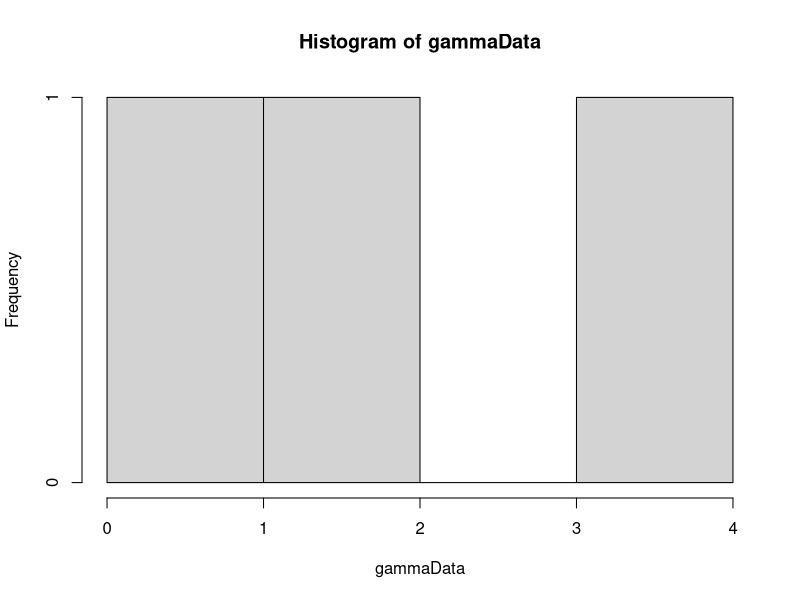
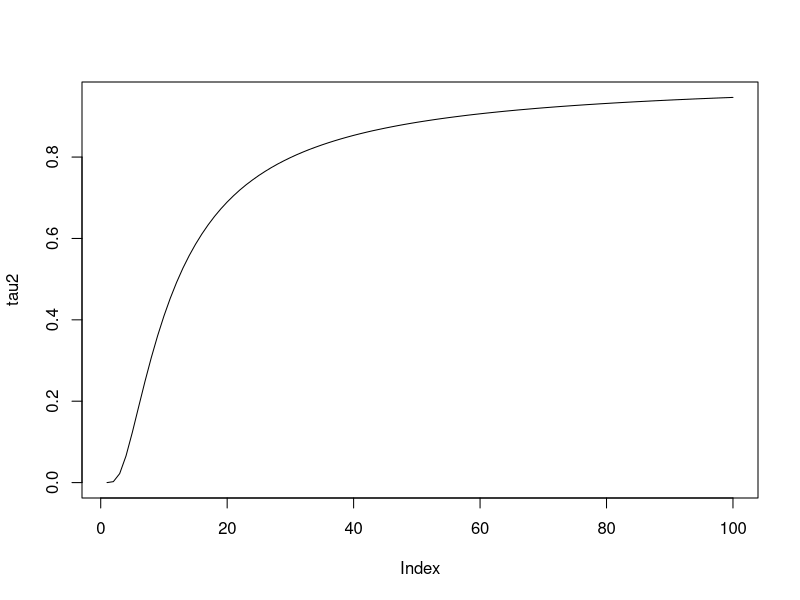
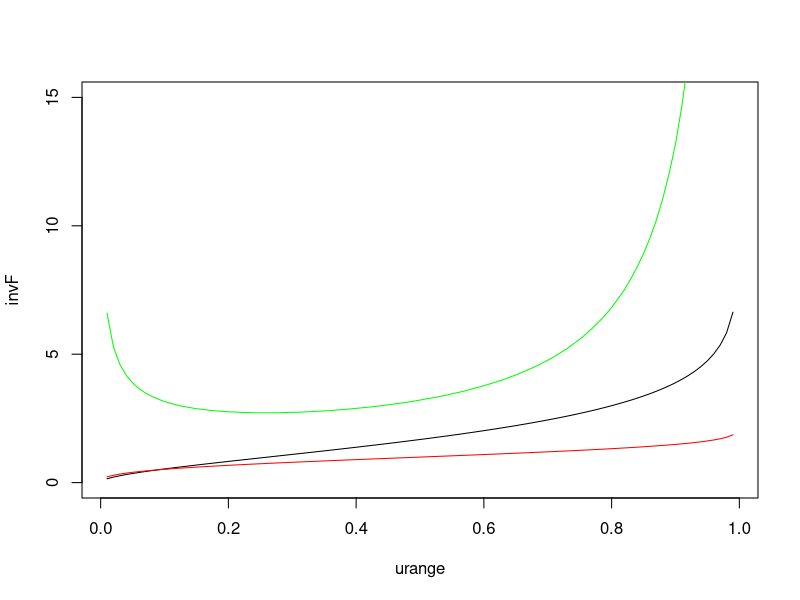
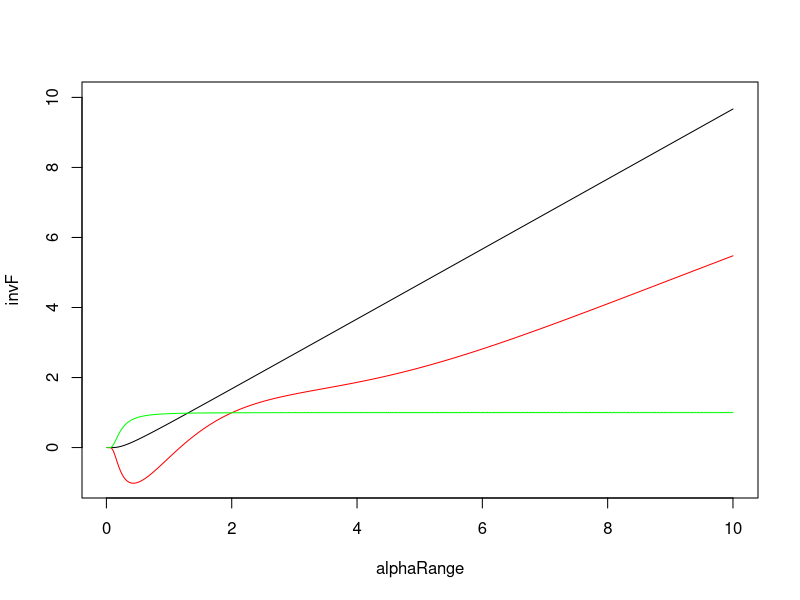

Write R code to recreate these figures, in order. (Note: this script raises an error after producing the figures.)
library(MCMCpack)

weightedUniform <- function(n, numIterations) {
  # Generate sample of from a weighted uniform distribution
  # 
  # Args:
  #   n: number of points in sample
  #   
  # Returns:
  #   A vector sample
  uCurr = runif(n)
  alphaCurr = findAlpha(s2, uCurr)
  uConv = rep(0, numIterations)
  uTrace = rep(0, numIterations)
  for(i in 1:numIterations) {
    uProp = runif(n)
    alphaProp = findAlpha(s2, uProp)
    if(alphaProp != -1) {
      proportionalProp = proportionalDensity(uProp, alphaProp)
      proportionalCurr = proportionalDensity(uCurr, alphaCurr)
      alphaVal = min(1, proportionalProp/proportionalCurr)
      u = runif(1)
      print(i)
      if (u <= alphaVal) {
        uCurr = uProp
        alphaCurr = alphaProp
      }  
    }
    uConv[i] = var(uCurr)
    uTrace[i] = uCurr[1]
  }
  plot(uConv, type="l")
  plot(uTrace, type="l")
  return(uCurr)
}

proportionalDensity <- function(u, alpha) {
  # Calculate proportional density for indepence sampling
  # 
  # Args:
  #   u: A vector from an uniform distribution.
  #   alpha: A scalar value
  #   
  # Returns:
  #   A scalar value
  
  gammaInv = rep(0, length(u))
  diffGammaInv = rep(0, length(u))
  for(i in 1:length(u)) {
    gammaInv[i] = invGammaCumulative(u[i], alpha)
    diffGammaInv[i] = diffAlphaInvGammaCumulative(u[i], alpha)
  }
  return(calcWeight(gammaInv, diffGammaInv))
}

calcWeight <- function(gammaInv, diffGammaInv) {
  # Calculate weigth for a gamma distribution
  #
  # Args:
  #   gammaInv: A list of values from the inverse cumulative gamma.
  #   diffGammaInv: A list of values from the derivative of the inverse cumulative gamma.
  #   
  # Returns:
  #   A scalar value
  weight = (1/length(gammaInv))*(sum(diffGammaInv/gammaInv)) - sum(diffGammaInv)/sum(gammaInv)
  return(weight)
}

invGammaCumulative <- function(u, alpha) {
  x = 0
  stepSize = 0.1
  tolerance = 0.00001
  direction = 1
  integralValue = 0
  
  while(abs(integralValue - u) > tolerance){
    x = x + direction*stepSize
    if(x<0) {
      x = 0
      direction = 1
    }
    
    if(method == "integrate") {
      integral = integrate(gammaDensity, 0, x)
      integralValue = integral$value  
    } else if(method == "pgamma") {
      integral = pgamma(x, shape=alpha, scale=1)
      integralValue = integral
    }
    
    
    # Going left and pass the point
    if ((u > integralValue) && (direction == -1)) {
      stepSize = stepSize/2
      direction = 1
    }
    
    # Going right and pass the point
    if ((u < integralValue) && (direction == 1)) {
      stepSize = stepSize/2
      direction = -1
    }
  }
  return(x)
}

diffInvGammaCumulative <- function(u) {
  # Derivative of gamma distribution with respect to u
  # 
  # Args:
  #   u: Scalar between 0 and 1
  #   
  # Returns:
  #   Scalar. Derivative at point u.
  if(u+hStep < 1) {
    firstPoint = invGammaCumulative(u, alpha)
    secondPoint = invGammaCumulative(u+hStep, alpha)
    return((secondPoint - firstPoint)/hStep)  
  } else {
    firstPoint = invGammaCumulative(u-hStep, alpha)
    secondPoint = invGammaCumulative(u, alpha)
    return((secondPoint - firstPoint)/hStep)  
  }
}

diffAlphaInvGammaCumulative <- function(u, alpha) {
  # Derivative of gamma distribution with respect to alpha.
  # 
  # Args:
  #   u: Scalar between 0 and 1.
  #   alpha: Scalar larger than 0.
  #   
  # Returns:
  #   Scalar value. Derivative at point alpha.
  firstPoint = invGammaCumulative(u,alpha)
  secondPoint = invGammaCumulative(u, alpha + alphaHStep)
  return((secondPoint - firstPoint)/alphaHStep)
}

calcDerivateFunction <- function(u, alphaValue) {
 largeFInv = invGammaCumulative(u, alphaValue)
 integralPart = integrate(integralFunction, 0, largeFInv)
 return((digamma(alphaValue)*u - integralPart$value)*gamma(alphaValue)/((largeFInv^(alphaValue - 1))*exp(-largeFInv)))
}

integralFunction <- function(y) {
  return(log(y)*(y^(alphaValue - 1))*exp(-y)/gamma(alphaValue))
}

gammaDensity <- function(x) {
  return(dgamma(x, alpha,1))  
}

findAlpha <- function(s2, u) {
  
  alphaValue = 0.1
  stepSize = 1
  direction = 1
  tolerance = 0.0001
  tau2Value = 0
  prevTau2Value = 0
  it = 0
  while(abs(s2 - tau2Value) > tolerance) {
    it = it + 1
    alphaValue = alphaValue + direction*stepSize
    if(alphaValue<=0) {
      alphaValue = 0.1
      direction = 1
    }
    prevTau2Value = tau2Value
    tau2Value = calcValueTau2(u, alphaValue)
    #print(abs(s2 - tau2Value))
    #print(direction)
    if ((s2 > tau2Value) && (direction == -1)) {
      stepSize = stepSize/2
      direction = 1
    }
    
    if ((s2 < tau2Value) && (direction == 1)) {
      stepSize = stepSize/2
      direction = -1
    }
    
    if(isAlphaOutsideValidInterval(alphaValue, direction)) {
      return(-1)
    }  
    
  }
  
  return(alphaValue)
}

isAlphaInsideValidInterval <- function(alphaValue, direction) {
  return((alphaValue < alphaLowerBound && direction == -1) || (alphaValue > alphaUpperbound && direction == -1))
}

findBeta <- function(s1, u, alphaValue) {
  largeFInv = rep(0, length(u))
  for(i in 1:length(u)) {
    largeFInv[i] = invGammaCumulative(u[i], alphaValue)
  }
  return(s1*length(u)/(sum(largeFInv)))
}

calcValueTau2 <- function(u, alphaValue) {
  largeFInv = rep(0, length(u))
  for(i in 1:length(u)) {
    largeFInv[i] = invGammaCumulative(u[i], alphaValue)
  }
  return(length(u)*((prod(largeFInv))^(1/length(u)))/sum(largeFInv))
}

calcValueTau2Method2 <- function(x) {
  return(length(x)*((prod(x))^(1/length(x)))/sum(x))
}

alpha = 2
beta = 1
hStep = 0.01
alphaHStep = 0.01
method = "pgamma"
NUM_SAMPLES = 1000
NUM_POINTS = 3
alphaUpperBound = 50
alphaLowerBound = 0.5

# Generate data
gammaData = rgamma(NUM_POINTS, shape=alpha, scale = beta)
hist(gammaData)
# Calculation of statistics
s1 = sum(gammaData)/NUM_POINTS
s2 = NUM_POINTS*((prod(gammaData))^(1/NUM_POINTS))/sum(gammaData)

# Plot of tau 2 with respect to alpha
alpharange = seq(0.1 , 10, by = 0.1)
tau2 = rep(0, length(alpharange))
u = runif(NUM_POINTS)
for(i in 1:length(alpharange)) {
  tau2[i]= calcValueTau2(u, alpharange[i])
}
plot(tau2, type="l")

# Plot of derivatve of inverse cumulative distribution and the cumulative function
alphaValue = alpha
urange = seq(0.01, 0.99, by=0.01)
diff1 = rep(0, length(urange))
diff2 = rep(0, length(urange))
invF = rep(0, length(urange))
for(i in 1:length(urange)) {
  invF[i] = invGammaCumulative(urange[i], alpha)
  diff1[i] = calcDerivateFunction(urange[i], alphaValue)
  diff2[i] = diffInvGammaCumulative(urange[i])
}
plot(urange, invF, type="l", ylim=c(0, 15))
lines(urange, diff1, col="red")
lines(urange, diff2, col="green")

# Plot of derivative of inverse cumulative distribution with respect to alpha and the cumulative function.
alphaRange = seq(0.01, 10, by = 0.01)
diff1 = rep(0, length(alphaRange))
diff2 = rep(0, length(alphaRange))
invF = rep(0, length(alphaRange))
uValue = 0.5
for(i in 1:length(alphaRange)) {
  invF[i] = invGammaCumulative(uValue, alphaRange[i])
  diff1[i] = calcDerivateFunction(uValue, alphaRange[i])
  diff2[i] = diffAlphaInvGammaCumulative(uValue, alphaRange[i])
}
plot(alphaRange, invF, type="l", ylim=c(-1, 10))
lines(alphaRange, diff1, col="red")
lines(alphaRange, diff2, col="green")


# Generation of new sample
u = runif(NUM_POINTS)
estAlpha = findAlpha(s2, u)
estBeta = findBeta(s1, u, estAlpha)
v = weightedUniform(NUM_POINTS,500)
alphaV = findAlpha(s2, v)    
betaV = findBeta(s1, v, alphaV)
newSample = rep(0, length(v))
for(i in 1:length(v)) {
  newSample[i] = betaV*invGammaCumulative(v[i], alphaV)
}
s1Sample = sum(newSample)/length(newSample)
s2Sample = NUM_POINTS*((prod(newSample))^(1/NUM_POINTS))/sum(newSample)

# Average integral.
u = 0.5
alpha = 2
alphaValue = 2
averageSample = 0
NUM_SAMPLES = 10000
for(i in 1:NUM_SAMPLES) {
  averageSample = averageSample + invGammaCumulative(runif(1), alpha)
}
averageSample = averageSample/NUM_SAMPLES
integralPart = integrate(integralFunction, 0, Inf)

u = 0.5
upperBound = invGammaCumulative(u, alpha)
integralPart2 = integrate(integralFunction, 0, upperBound)

# Plot of integral function
yrange = seq(0,10,0.1)
integralfunctionValues = rep(0, length(yrange))
for(i in 1:length(yrange)) {
  integralfunctionValues[i] = integralFunction(yrange[i])
}
plot(yrange, integralfunctionValues, type="l")

# Unweighted samples.
u = runif(NUM_POINTS)
alphaU = findAlpha(s2, u)
betaU = findBeta(s1, u, alphaU)
unweightedSample = rep(0, length(u))
for(i in 1:length(u)) {
  unweightedSample[i] = betaU*invGammaCumulative(u[i], alphaU)
}
s1Unweighted = sum(unweightedSample)/length(unweightedSample)
s2Unweighted = NUM_POINTS*((prod(unweightedSample))^(1/NUM_POINTS))/sum(unweightedSample)
